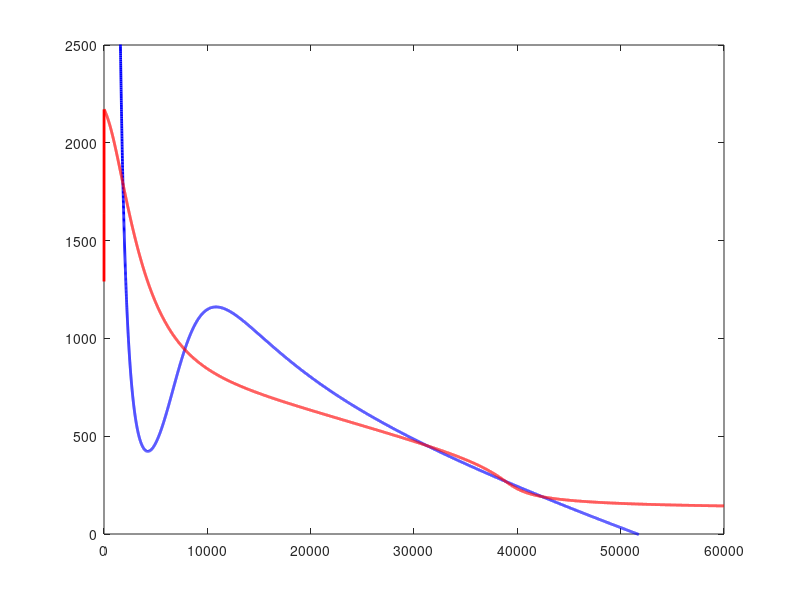

Here is the MATLAB script that generated this plot:
clear all
%%
% Degradation rate:
ku34 = 0.05;   kms = 0.5;   ks = 0.125;  ku200 = 0.05;   kmz = 0.5;   kz = 0.1;  ke=0.1;
kn=0.1;
% Transcription rate:
gu34 = 1350;   gms = 90;   gs = 100; gu200 = 2100;   gmz = 11;   gz = 100; ge=5000; gn=80000;
% Hills function threshold :
s0u34 = 300000;   s0ms = 200000;   z0u34 = 600000; u034 = 10000;  e0mz=20000; z0e=100000;
I0ms=50000; z0u200 = 220000;   z0mz = 25000;   s0u200 = 180000;   s0mz = 180000; u2000 = 10000;
n0z=800000; n0n=100000; n0e=100000; n0u200=500000;
% Cooperativity:
nsu34 = 1;    nsms = 1;   nsmz = 2;   nu34 = 2; nI = 2; nze=2; nnu200=4;
nzu200 = 3;   nsu200 = 2;   nzmz = 2;   nu200 = 6; nzu34=2; nemz=2; nnz=2; nnn=3; nne=5;
% fold change
lamdasu34 =0.1;   lamdazu34 = 0.2;  lamdasms = 0.1;   lamdaIms = 10; lamdaze =0.1;
lamdazu200 =0.1;   lamdasu200 = 0.1;  lamdazmz = 7.5;   lamdasmz = 10; lamdaemz=0.8;
lamdanz=2; lamdann=7; lamdane=8; lamdanu200=4;
% external signal
s = 329000;
u201=0;
u200=0;
mz2=1500;
N=1;

for i=1:20000;
%Ym function components
Mu0=1/(1+u200/u2000)^nu200;
Mu1=(u200/u2000)/(1+u200/u2000)^nu200;
Mu2=(u200/u2000)^2./(1+u200/u2000)^nu200;
Mu3=(u200/u2000)^3./(1+u200/u2000)^nu200;
Mu4=(u200/u2000)^4/(1+u200/u2000)^nu200;
Mu5=(u200/u2000)^5./(1+u200/u2000)^nu200;
Mu6=(u200/u2000)^6/(1+u200/u2000)^nu200;
%ZEB protein
z=(gz*mz2*(Mu0+0.6*6*Mu1+0.3*15*Mu2+0.1*20*Mu3+0.05*15*Mu4+0.05*6*Mu5+0.05*Mu6))/kz;

%Hills functions
Hillszu200=(1+lamdazu200*(z/z0u200)^nzu200)./(1+(z/z0u200)^nzu200);
Hillssu200=(1+lamdasu200*(s/s0u200)^nsu200)/(1+(s/s0u200)^nsu200);
Hillszmz=(1+lamdazmz*(z/z0mz)^nzmz)/(1+(z/z0mz).^nzmz);
Hillssmz=(1+lamdasmz*(s/s0mz)^nsmz)/(1+(s/s0mz)^nsmz);

Hillsze = (1+lamdaze*(z/z0e)^nze)/(1+(z/z0e)^nze);
Hillsnz = (1+lamdanz*(N/n0z)^nnz)/(1+(N/n0z)^nnz);
Hillsnn = (1+lamdann*(N/n0n)^nnn)/(1+(N/n0n)^nnn);
Hillsne = (1+lamdane*(N/n0e)^nne)/(1+(N/n0e)^nne);
Hillsnu200=(1+lamdanu200*(N/n0u200)^nnu200)/(1+(N/n0u200)^nnu200);
%ECAD
E=ge*Hillsze*Hillsne/ke;
Hillsemz = (1+lamdaemz*(E/e0mz)^nemz)/(1+(E/e0mz)^nemz);
%NFATcff
N=gn*Hillsnn/kn;
%Equations
mz1=(gu200*Hillszu200*Hillssu200*Hillsnu200-ku200*u200)/(0.005*6*Mu1+2*0.05*15*Mu2+3*0.5*20*Mu3+4*0.5*15*Mu4+5*0.5*6*Mu5+6*0.5*Mu6);
mz2=gmz*Hillszmz*Hillssmz*Hillsemz*Hillsnz/((0.04*6*Mu1+0.2*15*Mu2+20*Mu3+15*Mu4+6*Mu5+Mu6)+kmz);
amat(i,:)=[u200 mz1 mz2];
u200=u200+3;

end
plot(amat(:,1),amat(:,2),'b','LineWidth',2)
ylim([0,2500])
hold on
plot(amat(:,1),amat(:,3),'r','LineWidth',2)